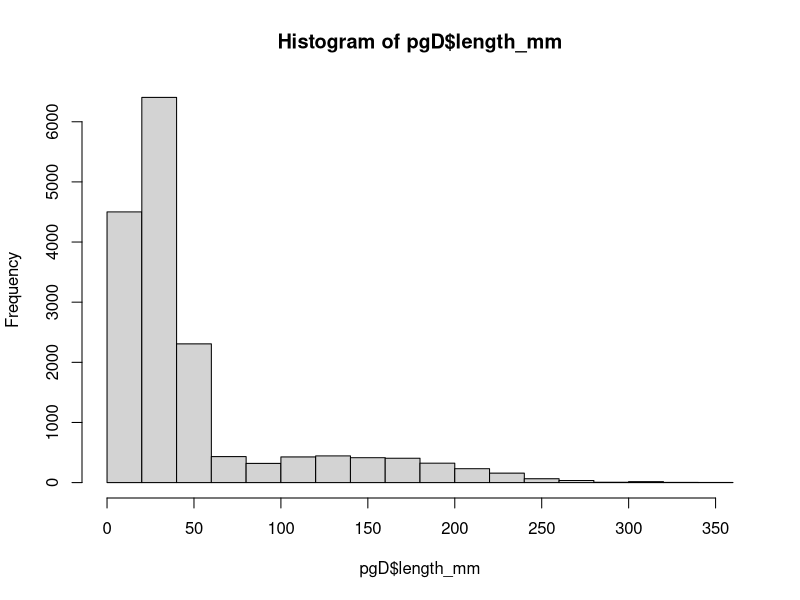

The R source for this figure:
# Formatting Cheyenne phenology to be in same structure as Sheep Station

library(lubridate); library(tidyverse); library(here)

doyear <- 2022 # growing season to do
dosite <- "CH" # code for focal site

# Read in data
juneB <- suppressMessages(read_csv("gardens/rawdata/WY_census_data_June22b.csv"))
juneA <- suppressMessages(read_csv("gardens/rawdata/WY_census_data_June22a.csv"))
mayB <- suppressMessages(read_csv("gardens/rawdata/WY_census_data_May22b.csv"))
mayA <- suppressMessages(read_csv("gardens/rawdata/WY_census_data_May22a.csv"))
aprB <- suppressMessages(read_csv("gardens/rawdata/WY_census_data_April22b.csv"))
aprA <- suppressMessages(read_csv("gardens/rawdata/WY_census_data_April22a.csv"))
marB <- suppressMessages(read_csv("gardens/rawdata/WY_census_data_March22b.csv"))
marA <- suppressMessages(read_csv("gardens/rawdata/WY_census_data_March22a.csv"))

# Create a list of data
all_phen <- list(juneB, juneA, mayB, mayA, aprB, aprA, marB, marA)

# Create vector of days (these are just placeholders for now)
dates <- c("juneB", "juneA", "mayB", "mayA", "aprB", "aprA", "marB", "marA")

for(i in 1:length(dates)){
  
  # Set temp data name
  rawD <- all_phen[[i]]
  
  # remove capital letters from column headers 
  names(rawD) <- tolower(names(rawD))
  
  # Look at data
  glimpse(rawD)
  
  # Fix issues with different locations of column headers -- treatments
  rawD %>% 
    filter(complete.cases('...2')) -> rawD
  
  rawD_trts <- rawD[2:nrow(rawD),1:4]
  names(rawD_trts) <- as.character(rawD[1,1:4])
  
  # Fix issues with different locations of column headers -- plants
  rawD_plants <- rawD[2:nrow(rawD),5:ncol(rawD)]
  names(rawD_plants) <- c("x", paste(rep(c("plant_length", "v", "notes"), 20), rep(1:20, each = 3), sep = "_"))
  
  # Bring two data sets back together
  newD <- cbind(rawD_trts, rawD_plants)
  
  # Bring plant length columns to rows
  newD %>% 
    gather(key = y, value = plant_length, contains("plant_length")) %>% 
    mutate(y = as.numeric(parse_number(y))) %>% 
    dplyr::select(date, albedo, density, block, x, y, plant_length) %>% 
    distinct() -> newD_plant_length
  
  newD %>% 
    gather(key = y, value = v, contains("v")) %>% 
    mutate(y = as.numeric(parse_number(y))) %>% 
    dplyr::select(date, albedo, density, block, x, y, v) %>% 
    distinct() -> newD_v
  
  newD %>% 
    gather(key = y, value = notes, contains("notes")) %>% 
    mutate(y = as.numeric(parse_number(y))) %>% 
    dplyr::select(date, albedo, density, block, x, y, notes) %>% 
    distinct() -> newD_notes
  
  cbind(newD_plant_length, v = newD_v$v, notes = newD_notes$notes)-> longD
  
  # Remove data for y = 11:20 for high density treatment
  longD %>% 
    filter(density == "high" & x %in% 1:10 & y %in% 1:10) -> longD_high
  
  # Remove data for x = 6:10 for low density treatment
  longD %>% 
    filter(density == "low" & x %in% 1:5 & y %in% 1:20) -> longD_low
  
  # Bring together total dataset
  deriveD <- rbind(longD_high, longD_low)
  deriveD$block <- as.numeric(deriveD$block)
  
  # Manually add in plot numbers
  deriveD %>% 
    group_by(albedo, density, block) %>% 
    summarize() %>% 
    ungroup() %>% 
    arrange(block) %>% 
    mutate(plot = rep(1:4, 10)) -> plot_info
  
  # Reorder and create unique identifier
  merge(deriveD, plot_info) %>% 
    arrange(block, plot, x, y) %>% 
    mutate(plantID = paste(dosite, doyear, 1:nrow(deriveD), sep = "_"),
           live = ifelse(complete.cases(v), "Y", "N"),
           jday = yday(mdy(date))) %>% 
    mutate(jday = ifelse(jday < 270, jday, jday-365)) %>% 
    dplyr::select(plantID, density, gravel = albedo, block, plot, x, y, jday, live, v, length_mm = plant_length, notes) -> phen_sample
  
  assign(paste0(dates[i], sep = "_", "phen"), phen_sample)
  
}

# Bring all data together
rbind(marA_phen, marB_phen, aprA_phen, aprB_phen, mayA_phen, mayB_phen, juneA_phen) -> phen_WY

# Switch x and y so that x = 1:10 or 1:20 and y = 1:10 or 1:5
phen_WY %>% 
  mutate(x_new = y,
         y_new = x) %>% 
  mutate(x = x_new,
         y = y_new)-> phen_WY

# Check notes
phen_WY %>% 
  arrange(plantID, jday) %>% 
  pull(notes) %>% 
  unique()

# Remove data that has the note "recording error, no data exists for this date"
phen_WY %>% 
  filter(notes != "recording error, no data exists for this date" | is.na(notes)) -> phen_WY

# Create final columns
phen_WY %>% 
  mutate(herbivory = case_when(grepl("herbivory", notes) ~ "Y",
                               grepl("herbivory, only seed head gone", notes) ~ "Y",
                               grepl("herbivoery", notes) ~ "Y",
                               T ~ NA),
         frost_heave = NA,
         tillers = NA,
         harvested = case_when(v == "H" ~ "Y",
                               T ~ "N"),
         v = case_when(v == "IB" ~ "BS",
                       v == "?" ~ NA,
                       T ~ v)) -> phen_WY_format

# Create not in operator
`%notin%` <- Negate(`%in%`)

# Figure out which plants flowered over the course of phenology checks
phen_WY_format %>% 
  filter(v %in% c("FG", "FB", "FP")) %>% 
  group_by(plantID) %>%
  slice(which.min(jday)) %>% 
  ungroup() %>% 
  pull(plantID) -> flowered

# Figure out which plants did NOT flower over the course of phenology checks
phen_WY_format %>% 
  filter(plantID %notin% flowered) %>% 
  group_by(plantID) %>% 
  slice(which.max(jday)) %>% 
  filter(live == "Y") -> not_flowered

# Read in harvest matrix data
harvest <- suppressMessages(read_csv("gardens/rawdata/WY_harvest_matrix.csv"))

# This code figures out which plants weren't harvested by the end of the
# experiment but they should have been. Most of these were not harvested because
# they didn't flower (?) but about 1/4 of them had previously flowered.
harvest %>% 
  filter(check != 0) %>% 
  gather(key = date, value = harvested, `5/9/22`:`7/27/22`) %>% 
  group_by(block, density, albedo, X, Y, genotype, check) %>% 
  summarize(harvested_yes = length(which(complete.cases(harvested)))) %>% 
  filter(harvested_yes == 0)

# Assume that if they were harvested at some point, they had flowered. If they
# were NOT harvested, they did not flower.

harvest %>% 
  mutate(density = density_long,
         x = X,
         y = Y,
         gravel = albedo,
         genotype = parse_number(genotype)) %>% 
  gather(key = date, value = harvested, `5/9/22`:`7/27/22`) %>% 
  mutate(jday = yday(mdy(date))) %>% 
  mutate(jday = ifelse(jday < 270, jday, jday-365)) %>%
  # When a seed head or whole plant has been harvested, assume it flowered. This
  # is a big assumption that we need to check with Seth!!!
  mutate(v = case_when(complete.cases(harvested) ~ "FG",
                       # Set rest to NF = not flowered. This doesn't necessarily
                       # mean the plant has flowered already, but rather is used
                       # to catch instances when this would be its first time
                       # flowering.
                       T ~ "NF")) %>% 
  select(site, jday, block, density, gravel, x, y, genotype, v) %>% 
  filter(complete.cases(density, gravel))-> harvest_flowering
  
# Merge with plantID info
phen_WY %>% 
  select(plantID, block, density, gravel, x, y) %>% 
  distinct() %>% 
  merge(harvest_flowering) -> harvest_flowering

# Filter observations where plants were collected (assumed flowered). Only do
# this for plants that hadn't yet flowered during census.
harvest_flowering %>% 
  filter(plantID %in% not_flowered$plantID) %>% 
  filter(v == "FG") %>% 
  group_by(plantID) %>% 
  slice(which.min(jday)) %>% 
  ungroup() %>% 
  arrange(block, gravel, density, x, y) -> check

# write_csv(check,"~/Desktop/check.csv")

# The envelopes for these plant IDs were checked manually to see if there was
# evidence of flowering by the time of harvest

# Read this data frame in
ids_checked <- suppressMessages(read_csv("gardens/deriveddata/WY_harvest_flower_check.csv"))

# Filter out plants that flowered
ids_checked %>% 
  filter(`flowered?` == "y") %>% 
  # Set all to be FX. I didn't check the phenology carefully, jut figured out if
  # it had flowered or not so it could be FG, FP, or FB. Can fill this in later
  # when the seeds get processed.
  mutate(v = "FX",
         live = "Y",
         # Set these as NA now
         length_mm = NA,
         herbivory = NA,
         frost_heave = NA,
         notes = NA,
         # At least partial harvest here
         harvested = "Y") %>% 
  select(plantID, jday, live, v, length_mm, herbivory, frost_heave, harvested, notes) -> ids_checked_format

# Combine harvest flowering data with rest of phenology data
phen_WY_format %>% 
  select(names(ids_checked_format)) %>% 
  rbind(ids_checked_format) %>% 
  arrange(plantID, jday) -> phen_WY_format

# Set data frame to be same name format as Boise and SS
pgD <- phen_WY_format

# pull out and format phenology and growth data and notes for each plant
pgD <- pgD[order(pgD$plantID,pgD$jday),] # sort by plantID then Julian day

# check for bad "live" values
table(pgD$live) # N Y
#change live column to factor
pgD$live<-as.factor(pgD$live)

# check for bad "v" values
table(pgD$v)  # BS   FB   FG   FP   FX    H   V0   V1   V2   V3  V3+ 
# FX deals with the plants that flowered at some point during harvest but I
# didn't check the stage carefully.

# H means that the plant was already harvested, so I think we can change these
# to NA
pgD %>% 
  mutate(v = ifelse(v == "H", NA, v)) -> pgD

# check for bad length values
# first turn missing values into NAs then make length numeric
pgD$length_mm <- as.numeric(pgD$length_mm)
hist(pgD$length_mm) # a few very high values
# looks good

# compile notes
tmp <- pgD$notes
tmp[tmp==""] <- NA
tmp <- tmp[!is.na(tmp)]
tmp <- unique(tmp,MARGIN=2)
tmp <- data.frame(notes=tmp,action=NA)
# write.csv(tmp,file=paste0(here("gardens/deriveddata/"),dosite,doyear,"_notes_actions.csv"),row.names=F)
# MLV updated on 29 June 2023

# write pgD to file
write.csv(pgD,file=paste0(here("gardens/deriveddata/"),dosite,doyear,"_growthphenology_by_plantID.csv"),row.names=F)

# Write plantID key data to file
genotype_info <- suppressMessages(read_csv("gardens/rawdata/WY_genotypes.csv"))

genotype_info %>% 
  dplyr::select(block, density = density_long, gravel = albedo, source, growout = growout_yr,
         x = X, y = Y, genotype) -> genotype_info

merge(genotype_info, phen_WY) %>% 
  mutate(site = dosite,
         year = doyear,
         genotype = parse_number(genotype)) %>% 
  dplyr::select(plantID, site, year, block, plot, x, y, genotype, growout, density, gravel) %>% 
  distinct() -> plant_key

write.csv(plant_key,file=paste0(here("gardens/deriveddata/"),dosite,doyear,"_plantID.csv"),row.names=F)

# Remove all objects but pgD
rm(list=setdiff(ls(), "pgD"))